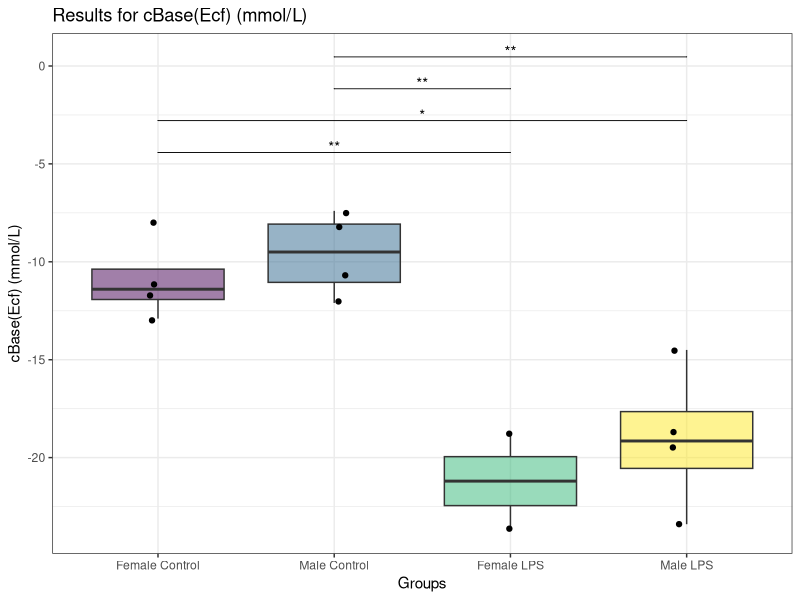
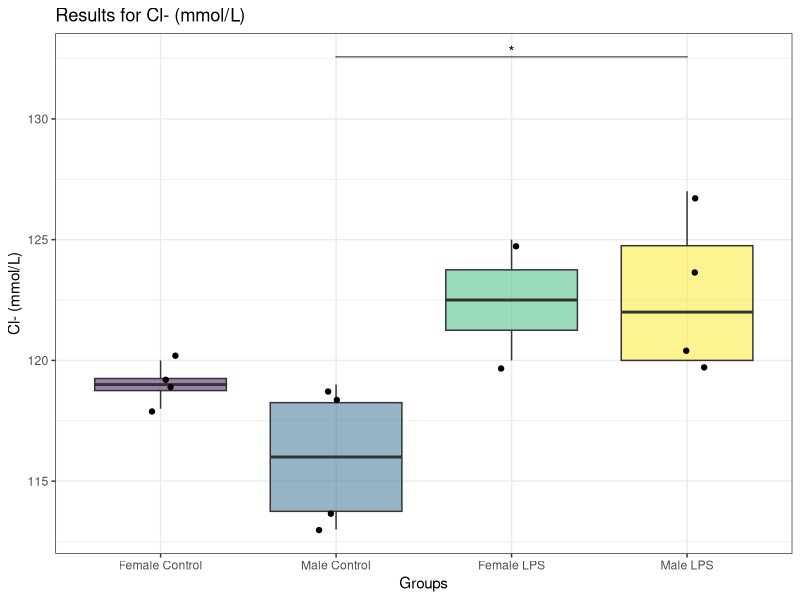
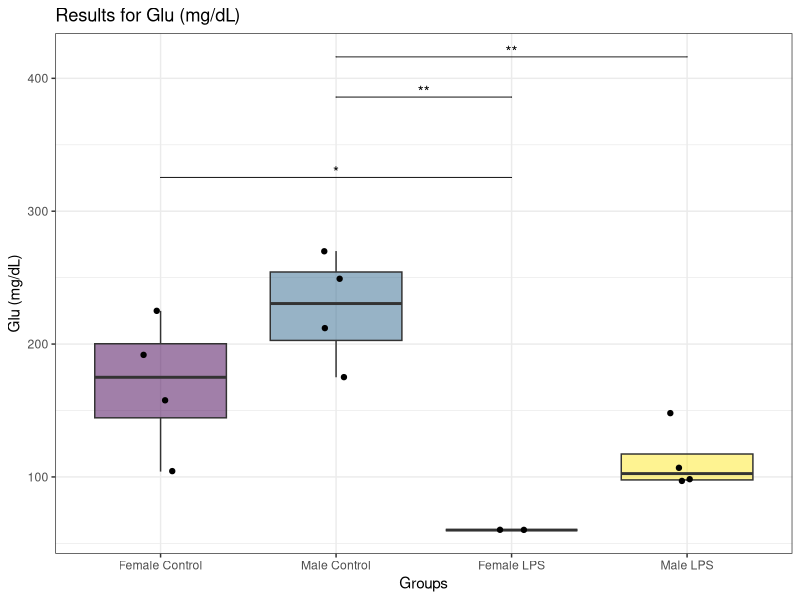
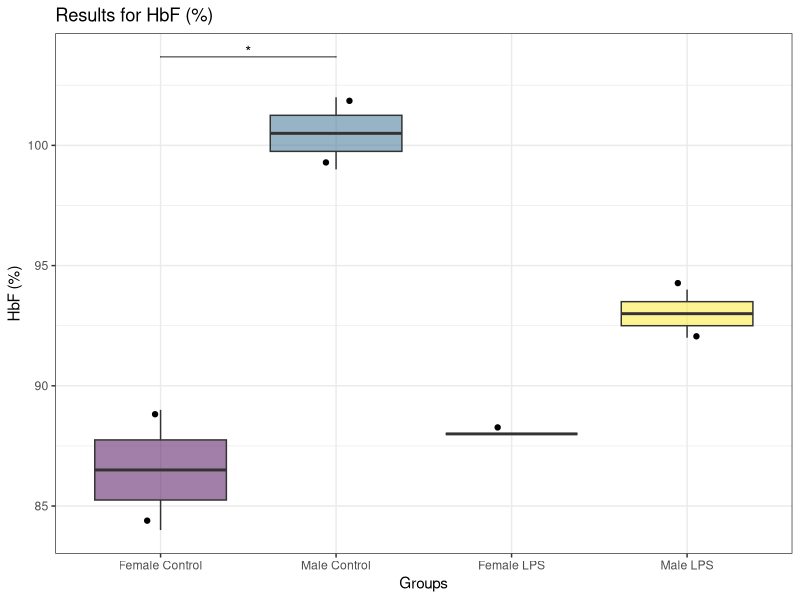
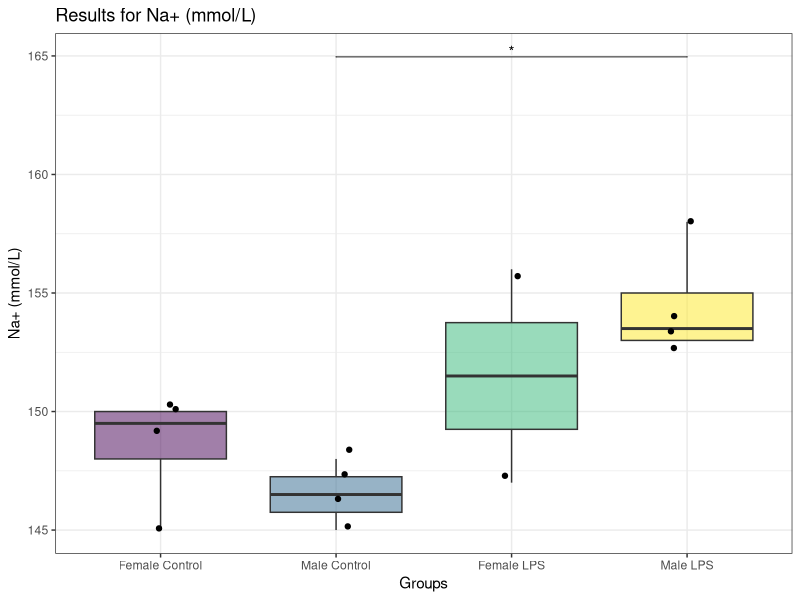
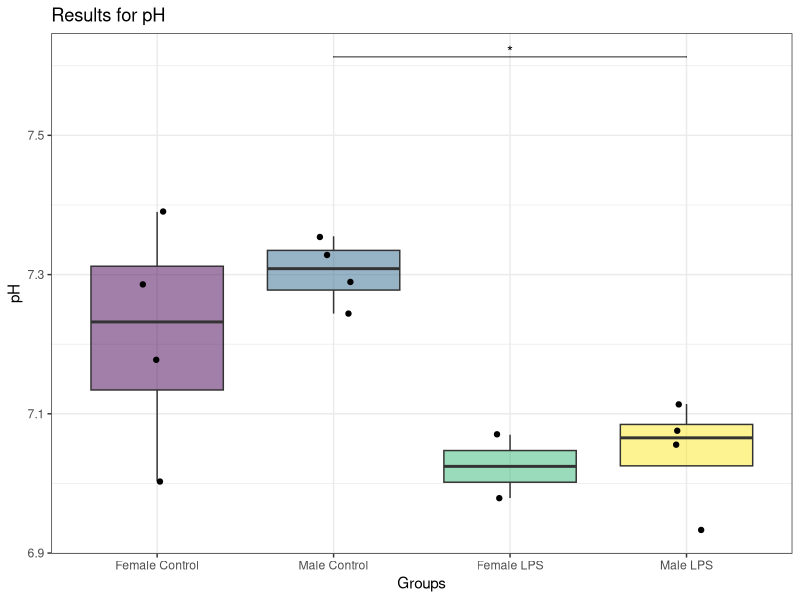
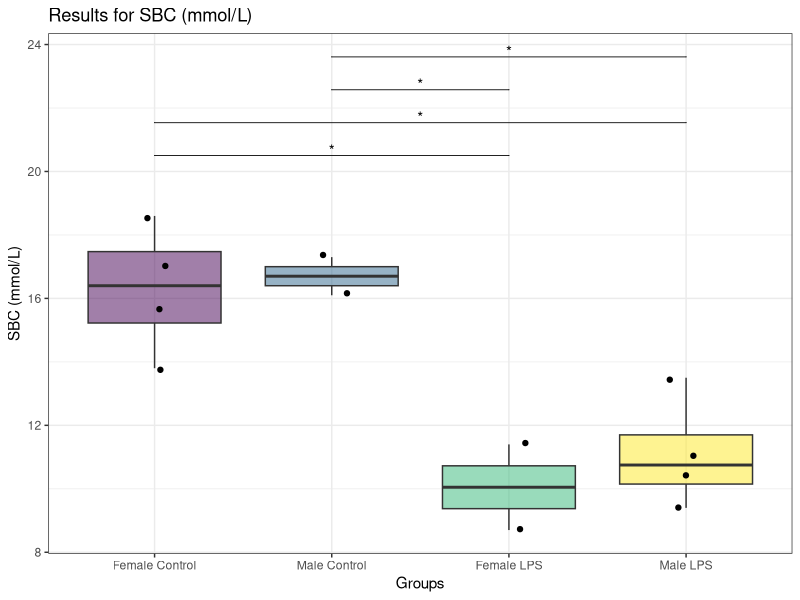

These figures' R source, in order:
# Load necessary libraries
if(!require(readxl)) install.packages("readxl", dependencies=TRUE)
if(!require(dplyr)) install.packages("dplyr", dependencies=TRUE)
if(!require(ggplot2)) install.packages("ggplot2", dependencies=TRUE)
if(!require(viridis)) install.packages("viridis", dependencies=TRUE)
if(!require(rstatix)) install.packages("rstatix", dependencies=TRUE)
if(!require(tidyr)) install.packages("tidyr", dependencies=TRUE)
if(!require(ggpubr)) install.packages("ggpubr", dependencies=TRUE)


library(readxl)
library(dplyr)
library(ggplot2)
library(viridis)
library(rstatix)
library(tidyr)
library(ggpubr)

#Read the original data from the first sheet "Clinical Data" to get the original column names
original_data <- read_excel("SepticShockDataR.xlsx", sheet = "Clinical Data")

# Create a mapping of original names to modified names
original_names <- names(original_data)[-1:-6]
modified_names <- make.names(original_names)
name_mapping <- setNames(original_names, modified_names)


# Read the data and rename columns
data <- original_data %>%
  rename_all(make.names)

# Convert to tidy format
tidy_data<-data %>% 
  pivot_longer(cols = Mass.1..g.:SBC..mmol.L., names_to = "Observation", values_to = "Values") %>%
  mutate("Sex:Treatment" = paste0(Sex, ":", Treatment)) %>%
  select(!c("Phase.1", "Phase.2")) %>%
  drop_na(Values)

tidy_data$`Sex:Treatment` <- factor(tidy_data$`Sex:Treatment`, levels = c("Female:Control", "Male:Control", "Female:LPS", "Male:LPS"))
tidy_data$Patient.ID <- factor(tidy_data$Patient.ID)
tidy_data$Species <- factor(tidy_data$Species)
tidy_data$Sex <- factor(tidy_data$Sex)
tidy_data$Treatment <- factor(tidy_data$Treatment)
tidy_data$Observation <- factor(tidy_data$Observation)

# Perform Tukey's HSD test
tidy_tukey<-tidy_data %>% 
  group_by(Observation) %>% 
  tukey_hsd(Values ~ Sex * Treatment) %>%
  filter(term == "Sex:Treatment") %>%
  ungroup()

ungroup(tidy_data)
tidy_tukey <- tidy_tukey %>%
  add_y_position(test = ., data = group_by(tidy_data, Observation), formula = Values ~ Sex:Treatment, fun = "max", scales = "free") %>%
  add_x_position(test = ., x = 'Sex:Treatment')

# Filter to retain sets where at least one p-value is less than 0.05
significant_observations <- tidy_tukey %>%
  group_by(Observation) %>%
  filter(any(p.adj < 0.05)) %>%
  filter(term == "Sex:Treatment") %>%
  ungroup()


# Extract unique names of significant observations
summary_table <- significant_observations %>%
  distinct(Observation)


############
for (observation in summary_table$Observation) {
  original_observation <- name_mapping[[observation]]
  
  plot_data <- tidy_data %>%
    filter(Observation == observation) %>%
    dplyr::select(Sex, Treatment, Values)
  plot_tukey <- tidy_tukey %>%
    filter(Observation == observation)
  
  p <- ggplot(plot_data, aes(x = interaction(Sex, Treatment, sep = " "), y = !!rlang::sym("Values"))) +
    geom_boxplot(outlier.shape = NA, aes(fill = interaction(Sex, Treatment))) +  # Remove outliers from boxplot to avoid duplication with jitter
    geom_jitter(width = 0.1, size = 1.5, alpha = 1) +  # Add jittered points
    labs(title = paste("Results for", original_observation),
         x = "Groups",
         y = original_observation) +
    stat_pvalue_manual(plot_tukey, label = "p.adj.signif", y.position = "y.position", xmin = "xmin", xmax = "xmax", hide.ns = TRUE, tip.length = 0)+
    scale_fill_viridis(discrete = TRUE, alpha = 0.5) + theme_bw() +
    theme(legend.position = "none")  # Remove legend
  
  print(p)
  
  # Save each plot as a PNG file
  #ggsave(filename = paste0("boxplot_", observation, ".png"), plot = p, width = 8, height = 6)
}

